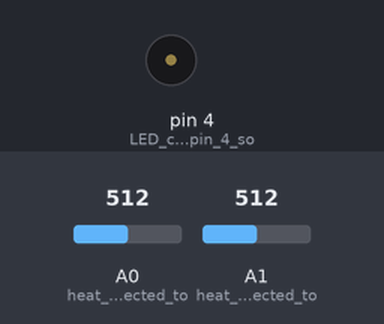
A sketch run on a simulated Arduino Uno, built with avr-gcc and run on an emulated ATmega328P. On the bench: buzzer (waves = sounding). Inputs (shaded band) come from the test bench; at power-on: A0 (heat_sensor_connected_to) = 512, A1 (heat_sensor_connected_to) = 512. What the sketch prints to the serial monitor is not drawn.

Above: at 0.1 s.
At 2.1 s:
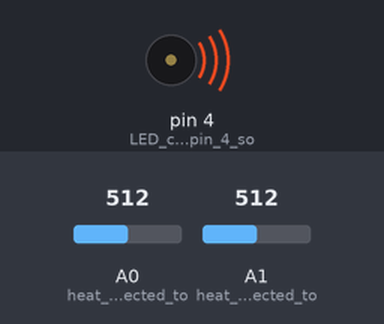
Timing chart, 0 to 3.6 s (numbered marks = the images above):
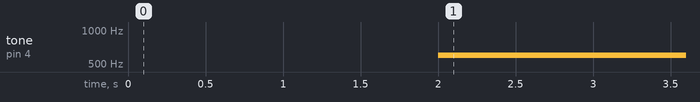

The sketch:

Workshop_-_Buzzer__Heat__Light.ino
```cpp
void setup() {
  // put your setup code here, to run once:
 // pinMode(4, OUTPUT); //LED connected to pin 4 so set as output
  pinMode(4, OUTPUT); //buzzer connected to pin 4 so set as output
  pinMode(A0, INPUT); //heat sensor connected to A0 so set as input
  pinMode(A1, INPUT); //heat sensor connected to A0 so set as input
  Serial.begin(9600); //this is used to print out values

}

void loop() {
  // put your main code here, to run repeatedly:
  int rawvoltage = analogRead(A0); //get the value from the sensor connected to pin A0
  int light = analogRead(A1);
  float celsius = ((rawvoltage/1024.0) * 5000 / 10); //converts analog signal to temperature
  Serial.println(celsius); //print out celsius to see what the temp is
Serial.println(light); //print out elsius to

  if(light > 600){

    digitalWrite(6, HIGH); //turn LED connected to pin 4 on
    delay(2000); //wait for 2000 milliseconds
  }
  else if(light <= 600){

    digitalWrite(6,LOW); //turn LED connected to pin 4 off
    delay(2000); //wait for 2000 milliseconds

  }

  if(celsius > 24){

    //digitalWrite(4, HIGH); //turn LED connected to pin 4 on
    tone(4, 600);
    delay(2000); //wait for 2000 milliseconds

  }else if(celsius <= 24){

    digitalWrite(4,LOW); //turn LED connected to pin 4 off
    tone(4, 200);
    delay(2000); //wait for 2000 milliseconds

  }

    if(celsius > 24){

    digitalWrite(4, HIGH); //turn LED connected to pin 4 on
    delay(2000); //wait for 2000 milliseconds

  }else if(celsius <= 24){

    digitalWrite(4,LOW); //turn LED connected to pin 4 off
    delay(2000); //wait for 2000 milliseconds

  }

}
```

Measured:
- by itself, tone on pin 4 (LED_connected_to_pin_4_so): silent → 600 Hz at 2.0 s
